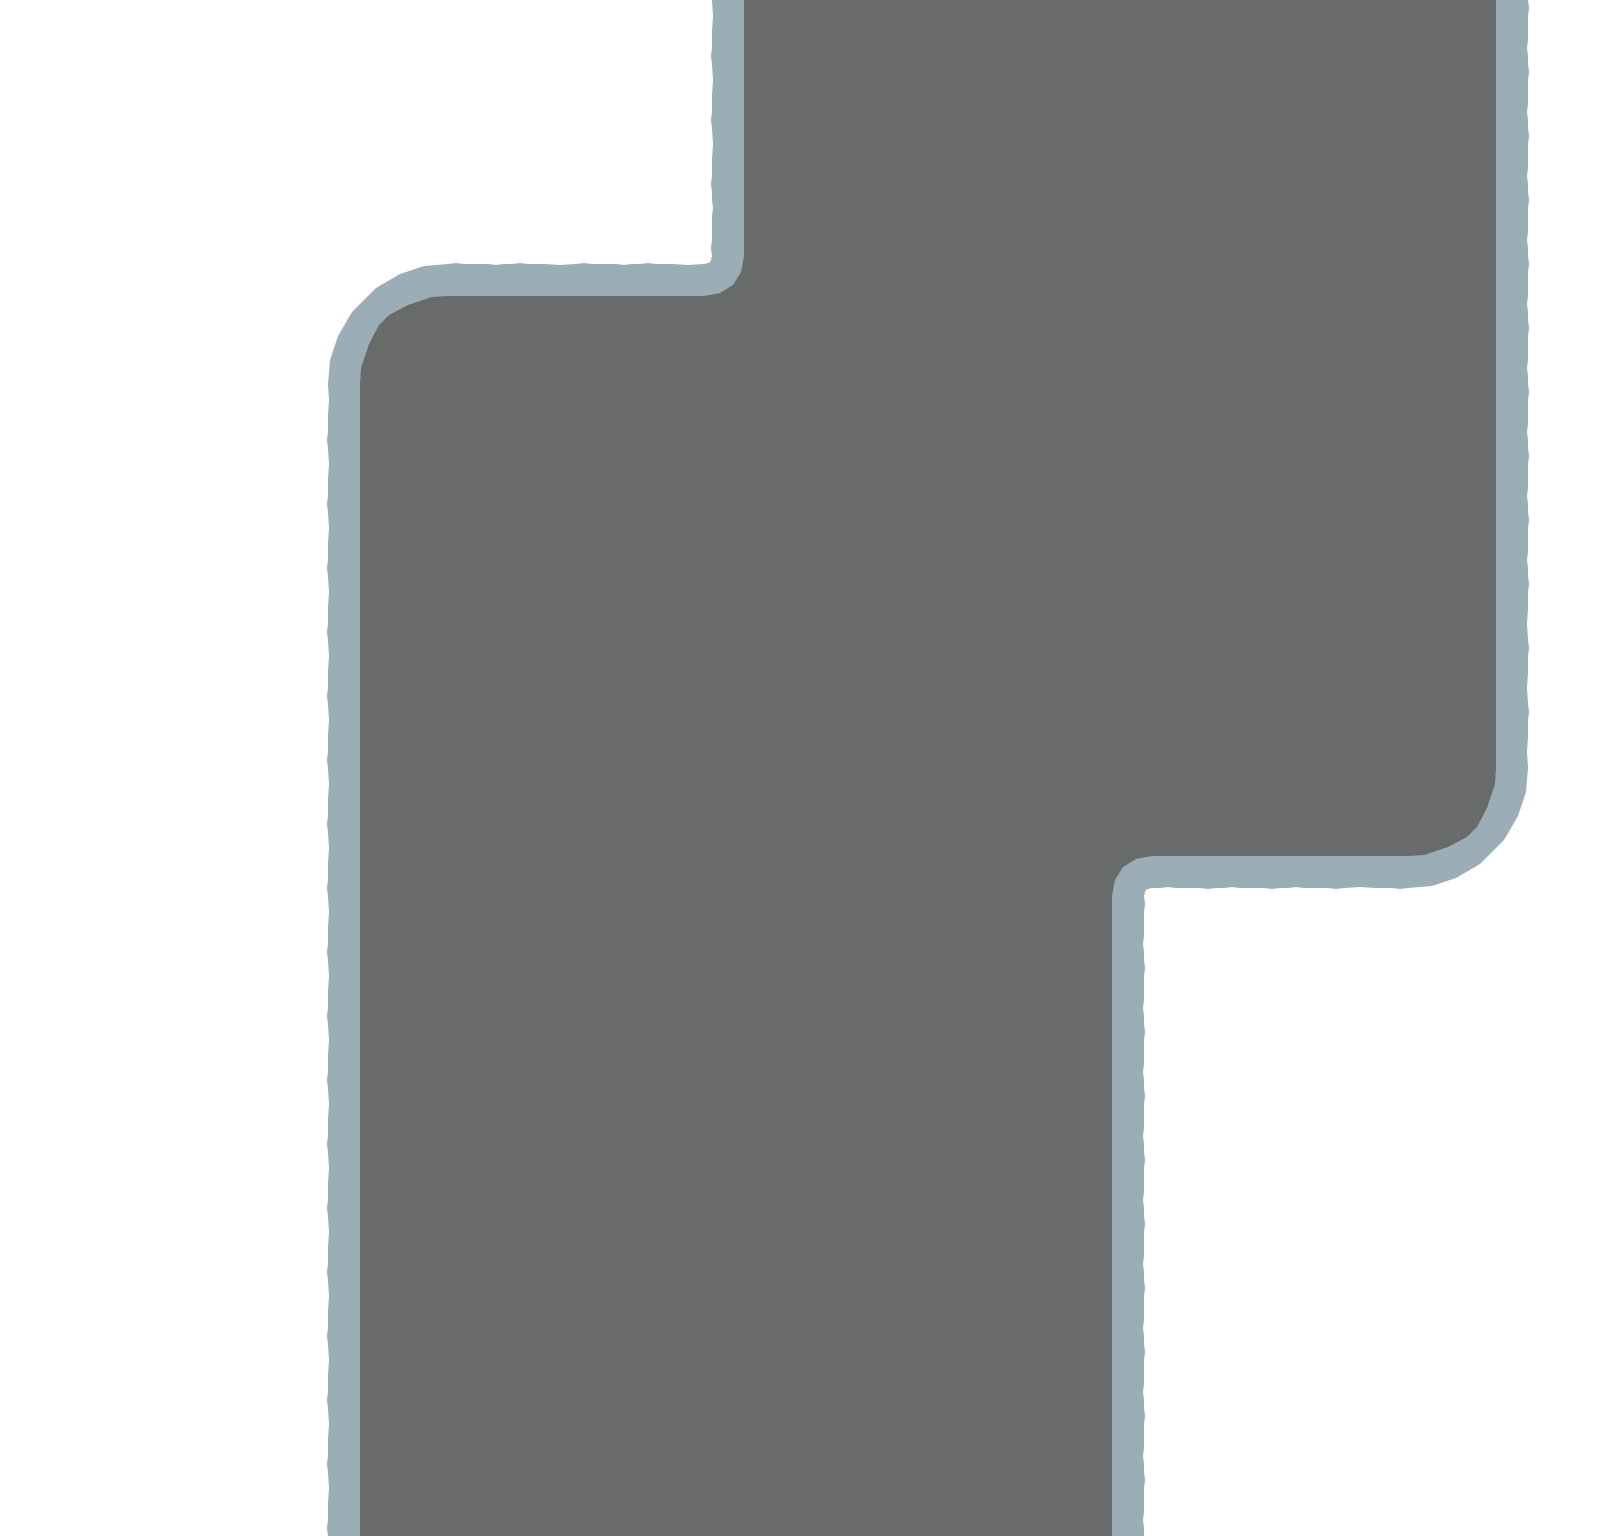

Tiled map render using the project's own tile images. Description and the map definition, with tile-layer contents summarised, below:
An orthogonal 25x24 tile map with 64x64 px tiles, 1 tile layer (Ground), 2 hidden layers not drawn and 45 objects (3x house, 2x forest).

<map version="1.0" orientation="orthogonal" renderorder="right-down" width="25" height="24" tilewidth="64" tileheight="64">
 <tileset firstgid="1" name="snow" tilewidth="64" tileheight="64">
  <image source="snow.png" width="512" height="896" />
  <tile id="4">
   <properties>
    <property name="finish" value="true" />
   </properties>
  </tile>
  <tile id="5">
   <properties>
    <property name="start" value="true" />
   </properties>
  </tile>
  <tile id="16">
   <objectgroup draworder="index">
    <object x="9.63636" y="8.18182" width="54.5455" height="55.8182" />
   </objectgroup>
  </tile>
  <tile id="17">
   <properties>
    <property name="chimney" value="true" />
   </properties>
   <objectgroup draworder="index">
    <object x="-0.181818" y="8" width="55.6364" height="55.8182" />
   </objectgroup>
  </tile>
  <tile id="19">
   <properties>
    <property name="finish" value="true" />
   </properties>
   <objectgroup draworder="index">
    <object x="63.6364" y="42.5455">
     <polygon points="0.363636,-4.90909 -13.0909,-12.9091 -21.8182,20.9091 0,21.2727" />
    </object>
    <object x="46.7273" y="43.6364">
     <polygon points="0,0 -14.7273,2.54545 -10.9091,20.3636 -4.72727,20" />
    </object>
   </objectgroup>
  </tile>
  <tile id="20">
   <objectgroup draworder="index">
    <object x="28.3636" y="63.6364">
     <polygon points="0,0 3.81818,-16 -29.0909,-18.3636 -28.3636,0.363636" />
    </object>
    <object x="18.7273" y="46.3636">
     <polygon points="0,0 -4.18182,-15.6364 -20.1818,-8.72727 -19.4545,-0.545455" />
    </object>
   </objectgroup>
  </tile>
  <tile id="21">
   <objectgroup draworder="index">
    <object x="46" y="52.75">
     <polygon points="0,0 9.375,-14.5 8,-30 -1.625,-44 -20.875,-44 -34,-34.625 -39,-19.25 -31.75,-3 -17.875,4" />
    </object>
   </objectgroup>
  </tile>
  <tile id="22">
   <objectgroup draworder="index">
    <object x="0" y="24.1818" width="64" height="15.0909" />
   </objectgroup>
  </tile>
  <tile id="23">
   <objectgroup draworder="index">
    <object x="1.09091" y="24" width="10" height="16" />
    <object x="53.2727" y="24.1818" width="9.81818" height="15.6364" />
    <object x="10.9091" y="28.9091" width="42.1818" height="5.63636" />
   </objectgroup>
  </tile>
  <tile id="24">
   <objectgroup draworder="index">
    <object x="9.45455" y="0.181818" width="54.7273" height="63.6364" />
   </objectgroup>
  </tile>
  <tile id="25">
   <objectgroup draworder="index">
    <object x="-0.545455" y="0" width="56" height="64" />
   </objectgroup>
  </tile>
  <tile id="27">
   <objectgroup draworder="index">
    <object x="62.9091" y="36.1818">
     <polygon points="0,0 1.27273,-4 0.909091,-36.3636 -17.4545,-36.3636" />
    </object>
    <object x="39.8182" y="27.6364">
     <polygon points="0,0 17.2727,-3.45455 5.27273,-28 -1.09091,-27.6364" />
    </object>
    <object x="39.2727" y="12.3636">
     <polygon points="0,0 -0.727273,-12.3636 -10.7273,-12.1818 -13.6364,-6.90909" />
    </object>
   </objectgroup>
  </tile>
  <tile id="28">
   <properties>
    <property name="start" value="true" />
   </properties>
   <objectgroup draworder="index">
    <object x="0" y="33.0909">
     <polygon points="0,0 0.363636,1.81818 32.9091,-27.2727 29.8182,-33.0909 0,-33.0909" />
    </object>
    <object x="10.3636" y="26.1818">
     <polygon points="0,0 10.9091,2.90909 10.7273,-10" />
    </object>
   </objectgroup>
  </tile>
  <tile id="29">
   <objectgroup draworder="index">
    <object x="38.3636" y="63.2727">
     <polygon points="0,0.545455 0,-39.4545 -9.81818,-38 -13.4545,-32.9091 -13.8182,0.363636" />
    </object>
    <object x="38.3636" y="23.6364" width="25.2727" height="15.4545" />
   </objectgroup>
  </tile>
  <tile id="30">
   <objectgroup draworder="index">
    <object x="0" y="24.9091" width="25.2727" height="14.1818" />
    <object x="38.7273" y="63.2727">
     <polygon points="0,0.727273 -0.181818,-33.4545 -3.81818,-38.1818 -13.6364,-38.3636 -13.6364,0.727273" />
    </object>
   </objectgroup>
  </tile>
  <tile id="32">
   <objectgroup draworder="index">
    <object x="9.63636" y="0.181818" width="54.3636" height="55.8182" />
   </objectgroup>
  </tile>
  <tile id="33">
   <objectgroup draworder="index">
    <object x="-0.181818" y="-0.181818" width="55.6364" height="56.1818" />
   </objectgroup>
  </tile>
  <tile id="35">
   <objectgroup draworder="index" />
  </tile>
  <tile id="36">
   <objectgroup draworder="index" />
  </tile>
  <tile id="37">
   <objectgroup draworder="index">
    <object x="24.1818" y="0" width="15.2727" height="25.2727" />
    <object x="63.8182" y="37.4545">
     <polygon points="0,0 0,-12.1818 -39.6364,-12 -37.8182,-2 -31.4545,-0.363636" />
    </object>
   </objectgroup>
  </tile>
  <tile id="38">
   <objectgroup draworder="index">
    <object x="0.181818" y="37.4545">
     <polygon points="0,0 32.9091,0.181818 37.2727,-6 37.8182,-13.8182 0,-12.9091" />
    </object>
    <object x="24.5455" y="0" width="13.2727" height="23.8182" />
   </objectgroup>
  </tile>
  <tile id="54">
   <objectgroup draworder="index" />
  </tile>
  <tile id="55">
   <objectgroup draworder="index" />
  </tile>
  <tile id="60">
   <objectgroup draworder="index" />
  </tile>
  <tile id="61">
   <objectgroup draworder="index" />
  </tile>
  <tile id="66">
   <objectgroup draworder="index" />
  </tile>
  <tile id="67">
   <objectgroup draworder="index" />
  </tile>
 </tileset>
 <layer name="Ground" width="25" height="24">
  <data>[600 cells, 600 non-empty, 8 distinct tile ids]</data>
 </layer>
 <layer name="Walls" width="25" height="24" visible="0">
  <data>[600 cells, 0 non-empty, 0 distinct tile ids]</data>
 </layer>
 <objectgroup name="Obstacles" visible="0">
  <object name="forest" x="64" y="64" width="192" height="512" />
  <object name="forest" x="1216" y="1152" width="256" height="320" />
  <object name="house" x="512" y="64" width="128" height="128" />
  <object name="house" x="64" y="768" width="128" height="192" />
  <object name="house" x="1216" y="960" width="128" height="128" />
 </objectgroup>
 <layer name="Centers" width="25" height="24" visible="0">
  <data>[600 cells, 2 non-empty, 1 distinct tile ids]</data>
 </layer>
 <objectgroup name="Directions" visible="0">
  <object x="768" y="0" width="704" height="256">
   <properties>
    <property name="direction" value="90" />
   </properties>
  </object>
  <object x="384" y="1024" width="704" height="512">
   <properties>
    <property name="direction" value="90" />
   </properties>
  </object>
  <object x="1024" y="768">
   <properties>
    <property name="direction" value="45" />
   </properties>
   <polygon points="64,64 448,64 448,-192 -256,-448 -640,-128" />
  </object>
  <object x="1024" y="1024">
   <properties>
    <property name="direction" value="60" />
   </properties>
   <polygon points="64,0 64,-192 -640,-384 -640,0" />
  </object>
  <object x="1472" y="576">
   <properties>
    <property name="direction" value="60" />
   </properties>
   <polygon points="0,0 0,-320 -704,-320 -704,-256" />
  </object>
  <object x="384" y="640">
   <properties>
    <property name="direction" value="0" />
   </properties>
   <polygon points="0,0 384,-320 0,-320" />
  </object>
 </objectgroup>
 <objectgroup name="Borders">
  <object x="1600" y="832">
   <polygon points="0,0 -64,0 -128,64 0,64" />
  </object>
  <object x="1536" y="0" width="64" height="832" />
  <object x="1152" y="896" width="448" height="640" />
  <object x="0" y="320" width="320" height="1216" />
  <object x="0" y="0" width="704" height="256" />
  <object x="384" y="256">
   <polygon points="0,0 -384,0 -384,64 -64,64" />
  </object>
 </objectgroup>
</map>
